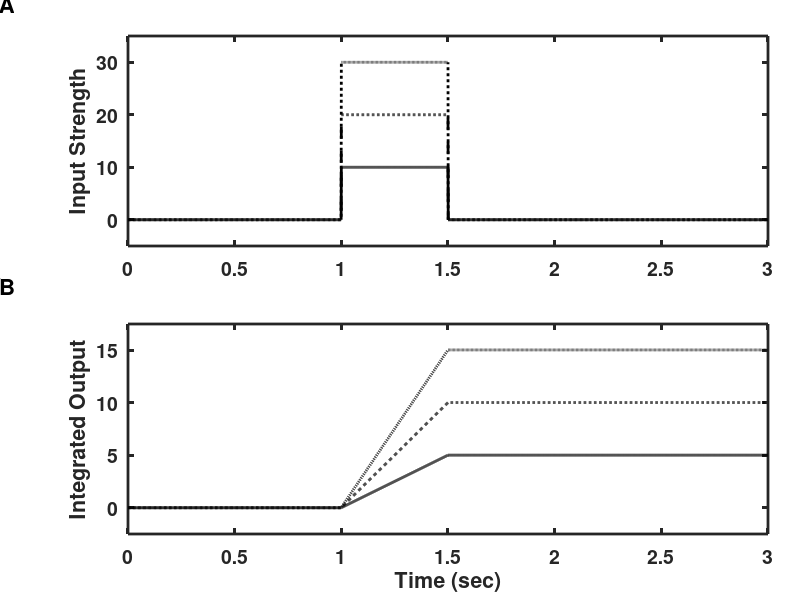

The MATLAB script that drew this image:
% Figure_6_7.m
%
% Code demonstrating how a perfect integrator produces parameteric working
% memory.
%
% No simulations carried out -- "cumsum" is used to produce integration
%
% This code is used to produce Figure 6.7 in the text book
% An Introductory Course in Computational Neuroscience 
% by Paul Miller.
%
%%%%%%%%%%%%%%%%%%%%%%%%%%%%%%%%%%%%%%%%%%%%%%%%%%%%%%%%%%%%%%%%%%%%%%%%%%%
dt = 0.001;             % time-step
tmax = 3;               % maximum time to plot
tvec = 0:dt:tmax;       % vector of time points
    
stimsvec = [10 20 30];          % set of differnet stimulus strengths
Nstims = length(stimsvec);      % no. of different stimuli 
stim_on = 1;                    % time to commence stimulus
stim_off = 1.5;                 % time to end stimulus
n_on = 1+round(stim_on/dt);     % time-point number to start stimulus
n_off = 1+round(stim_off/dt);   % time-point number to end stimulus

%% Set up the plotting parameters
set(0,'DefaultLineLineWidth',2,...
    'DefaultLineMarkerSize',8, ...
    'DefaultAxesLineWidth',2, ...
    'DefaultAxesFontSize',14,...
    'DefaultAxesFontWeight','Bold');
% LineStyle_vec is to allow different linestyles within a loop
% Note { } is used for a vector of character strings
LineStyle_vec = {'-', '--', ':'};

figure(1)
clf

%% Now loop through with each different stimulus strength
for i = 1:Nstims
    % first produce the stimulus vector and plot it
    stim = zeros(size(tvec));           
    stim(n_on:n_off) = stimsvec(i);
    subplot('Position',[0.16 0.59 0.8 0.35])
    plot(tvec,stim,'k','linestyle',LineStyle_vec{i})
    hold on
    ylabel('Input Strength')
    axis([0 tmax -5 35])
    
    % next use "cumsum" to calculate the cumulative sum of the stimulus,
    % which given the small dt is equivalent to its integral so a plot of
    % cumsum(stim)*dt is a plot of the integrated stimulus
    subplot('Position',[0.16 0.11 0.8 0.35])
    plot(tvec,dt*cumsum(stim),'k','linestyle',LineStyle_vec{i})
    hold on
    ylabel('Integrated Output')
    xlabel('Time (sec)')
    axis([0 tmax -2.5 17.5])
end

% Finally label the two panels as A and B
annotation('textbox',[0.00 0.98 0.02 0.02],'LineStyle','none', ...
    'FontSize',16,'FontWeight','Bold','String','A')
annotation('textbox',[0.00 0.51 0.02 0.02],'LineStyle','none', ...
    'FontSize',16,'FontWeight','Bold','String','B')
